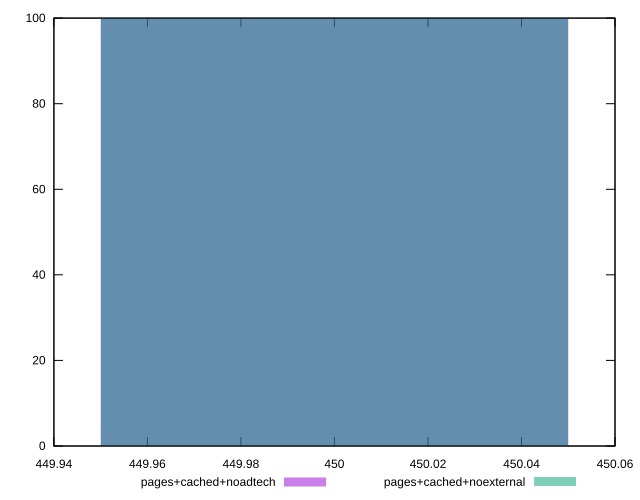

Here is the gnuplot script that generated this plot:
reset
set terminal svg size 640, 500 enhanced background rgb 'white'
set output "report_00007_2020-12-11T15:55:29.892Z/uses-text-compression/comparison/histogram/4_vs_5.svg"

$pagesCachedNoadtech <<EOF
450 100
EOF

$pagesCachedNoexternal <<EOF
450 100
EOF

set key outside below
set boxwidth 0.1
set yrange [0:100]
set style fill transparent solid 0.5 noborder

plot \
  $pagesCachedNoadtech title "pages+cached+noadtech" with boxes, \
  $pagesCachedNoexternal title "pages+cached+noexternal" with boxes, \


reset
